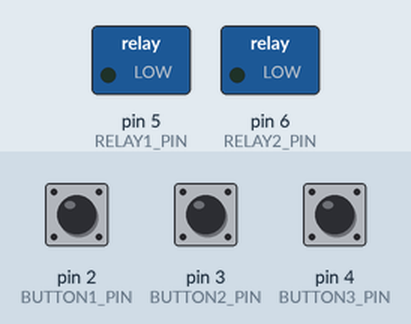
Bench run of a sketch on a simulated Arduino Uno, built with avr-gcc and run on an emulated ATmega328P. On the bench: switched loads named in the sketch (green lamp = pin HIGH). The inputs (shaded band) are chosen by the test bench; at power-on: pin 2 (BUTTON1_PIN) HIGH, pin 3 (BUTTON2_PIN) HIGH, pin 4 (BUTTON3_PIN) HIGH.

Above: at 1.2 s.
1.3 s: pin 2 (BUTTON1_PIN) pulled LOW for 0.15 s
At 1.47 s:
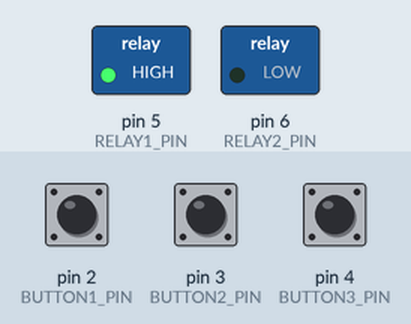
3.0 s: pin 3 (BUTTON2_PIN) pulled LOW for 0.15 s
At 3.16 s:
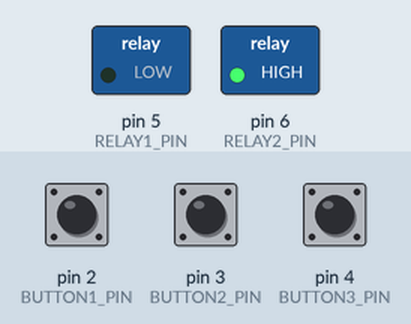
4.7 s: pin 4 (BUTTON3_PIN) pulled LOW for 0.15 s
At 4.87 s:
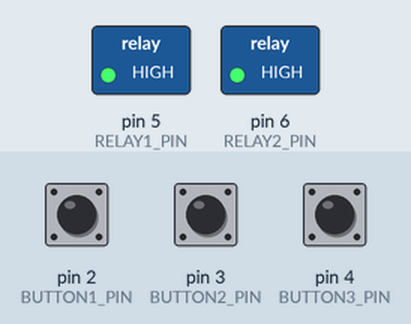
6.4 s: pin 4 (BUTTON3_PIN) pulled LOW for 1 s
At 6.9 s:
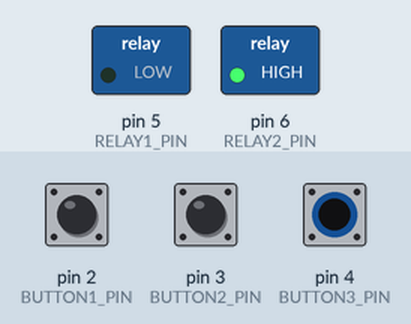
8.9 s: pin 4 (BUTTON3_PIN) pulled LOW for 3.2 s
At 10.0 s:
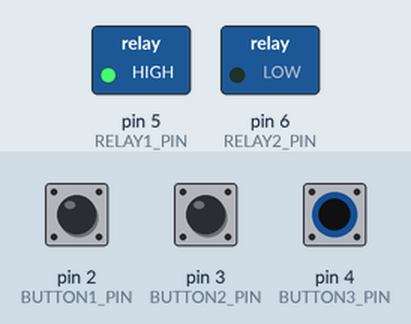
Timing chart, 0 to 13.7 s (numbered marks = the images above; inputs shaded):
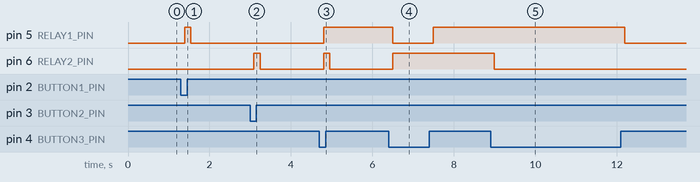

Measured:
- after the input at 1.3 s, pin 5 (RELAY1_PIN): LOW → HIGH after 0.10 s, → LOW 0.15 s later
- after the input at 3.0 s, pin 6 (RELAY2_PIN): LOW → HIGH after 0.09 s, → LOW 0.15 s later
- after the input at 4.7 s, pin 5 (RELAY1_PIN): LOW → HIGH after 0.10 s; pin 6 (RELAY2_PIN): LOW → HIGH after 0.10 s, → LOW 0.15 s later
- after the input at 6.4 s, pin 5 (RELAY1_PIN): HIGH → LOW after 0.10 s, → HIGH 1.0 s later; pin 6 (RELAY2_PIN): LOW → HIGH after 0.10 s
- after the input at 8.9 s, pin 5 (RELAY1_PIN): HIGH → LOW after 3.3 s; pin 6 (RELAY2_PIN): HIGH → LOW after 0.10 s

The sketch:

lightswitch.ino
```cpp
#include <math.h>

#define BUTTON1_PIN 2
#define BUTTON2_PIN 3
#define BUTTON3_PIN 4
#define RELAY1_PIN 5
#define RELAY2_PIN 6
#define LOOP_INTERVAL 10
#define CONTACT_BOUNCE_DELAY 10
#define COMMAND_TIMEOUT 200
#define MAX_BUTTON_VALUE 10000

unsigned long previousMillis = 0;
boolean relay1 = false;
boolean relay2 = false;
signed int button1;
signed int button2;
signed int button3;
signed int lastButton1;
signed int lastButton2;
signed int lastButton3;

int pinToButtonValue(int pin) {
  return digitalRead(pin) ? -1 : 1;
}

boolean sameSign(int a, int b) {
  return (a > 0 ) == (b > 0);
}

int calculateNewButtonValue(int buttonValue, int newButtonValue) {
  if (sameSign(buttonValue, newButtonValue)) {
    return int(copysign(min(abs(buttonValue) + 1, MAX_BUTTON_VALUE), buttonValue));
  } else {
    return -(int(copysign(1, buttonValue)));
  }
}


void setup() {
  pinMode(RELAY1_PIN, OUTPUT);
  pinMode(RELAY2_PIN, OUTPUT);
  digitalWrite(RELAY1_PIN, relay1);
  digitalWrite(RELAY2_PIN, relay2);

  pinMode(BUTTON1_PIN, INPUT_PULLUP);
  pinMode(BUTTON2_PIN, INPUT_PULLUP);
  pinMode(BUTTON3_PIN, INPUT_PULLUP);
  button1 = copysign(MAX_BUTTON_VALUE, pinToButtonValue(BUTTON1_PIN));
  button2 = copysign(MAX_BUTTON_VALUE, pinToButtonValue(BUTTON2_PIN));
  button3 = copysign(MAX_BUTTON_VALUE, pinToButtonValue(BUTTON3_PIN));
  lastButton1 = button1;
  lastButton2 = button2;
  lastButton3 = button3;
}

void loop() {
  unsigned long currentMillis = millis();
  if (currentMillis - previousMillis >= LOOP_INTERVAL) {
    previousMillis = currentMillis;

    int newButton1 = calculateNewButtonValue(button1, pinToButtonValue(BUTTON1_PIN));
    if (abs(newButton1) == 1) {
      lastButton1 = button1;
    }
    button1 = newButton1;
    int newButton2 = calculateNewButtonValue(button2, pinToButtonValue(BUTTON2_PIN));
    if (abs(newButton2) == 1) {
      lastButton2 = button2;
    }
    button2 = newButton2;
    int newButton3 = calculateNewButtonValue(button3, pinToButtonValue(BUTTON3_PIN));
    if (abs(newButton3) == 1) {
      lastButton3 = button3;
    }
    button3 = newButton3;

    if (  // Simultaneous press
      (sameSign(button1, button2)) &&
      (relay1 != relay2) &&
      (max(abs(button1), abs(button2)) == CONTACT_BOUNCE_DELAY)
    ) {
      relay1 = false;
      relay2 = false;
      button1 = copysign(CONTACT_BOUNCE_DELAY, button1);
      button2 = copysign(CONTACT_BOUNCE_DELAY, button2);
    } else {
      if (abs(button1) == CONTACT_BOUNCE_DELAY) {
        relay1 = !relay1;
      }
      if (abs(button2) == CONTACT_BOUNCE_DELAY) {
        relay2 = !relay2;
      }
    }

    if (abs(button3) == CONTACT_BOUNCE_DELAY) {
      if (
        (relay1 || relay2) &&
        (abs(lastButton3) > COMMAND_TIMEOUT)
      ) {
        relay1 = false;
        relay2 = false;
      } else if (!relay1 && !relay2) {
        relay1 = true;
        relay2 = true;
      } else if (relay1 && relay2) {
        relay1 = true;
        relay2 = false;
      } else if (relay1 && !relay2) {
        relay1 = false;
        relay2 = true;
      } else if (!relay1 && relay2) {
        relay1 = true;
        relay2 = true;
      }
    }
    digitalWrite(RELAY1_PIN, relay1);
    digitalWrite(RELAY2_PIN, relay2);
  }
}
```
